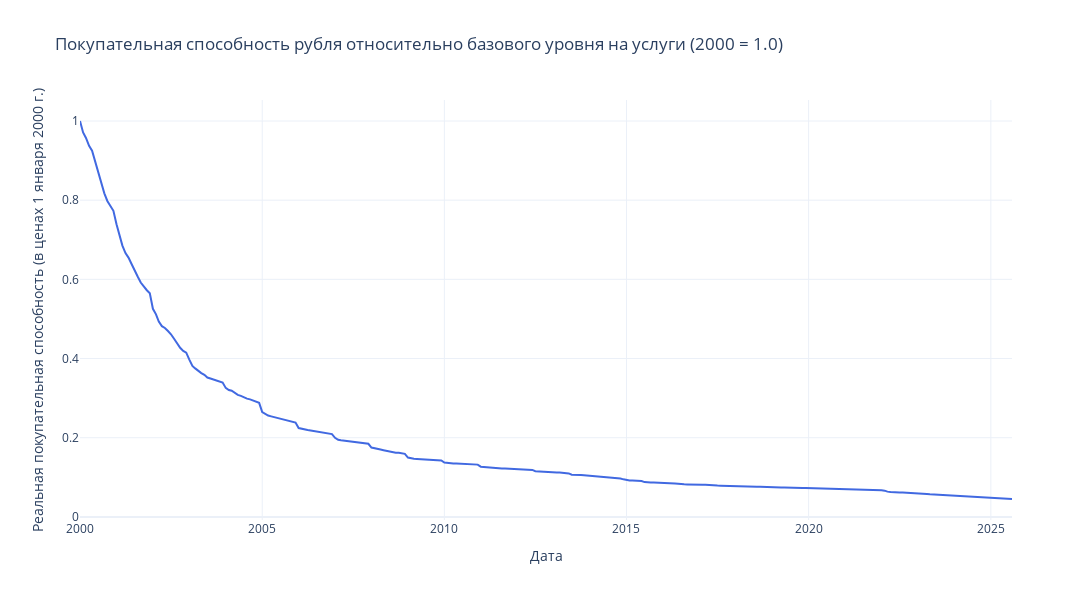

The cell this chart's notebook holds for it:
### Code cell
plot_2d_interactive(
    x=df_melted['date'],
    y=df_melted['real_ruble'],
    xlabel="Дата",
    ylabel="Реальная покупательная способность (в ценах 1 января 2000 г.)",
    title="Покупательная способность рубля относительно базового уровня на услуги (2000 = 1.0)"
)

### Figure 1 — Plotly figure (JSON) as saved in the notebook; plotly's stock layout.template omitted (floating-point values rounded to 4 significant figures; data arrays with more than 128 entries replaced by an {"elided": "..."} marker saying what was removed)
{"data": [{"hovertemplate": "Дата: %{x}<br>Значение: %{y:.4f} <extra></extra>", "line": {"color": "royalblue", "width": 2}, "mode": "lines", "x": {"elided": "308 str values"}, "y": {"elided": "308 float values"}, "type": "scatter"}], "layout": {"title": {"text": "Покупательная способность рубля относительно базового уровня на услуги (2000 = 1.0)"}, "xaxis": {"title": {"text": "Дата"}}, "yaxis": {"title": {"text": "Реальная покупательная способность (в ценах 1 января 2000 г.)"}}, "hovermode": "x unified", "width": 1100, "height": 600}}
